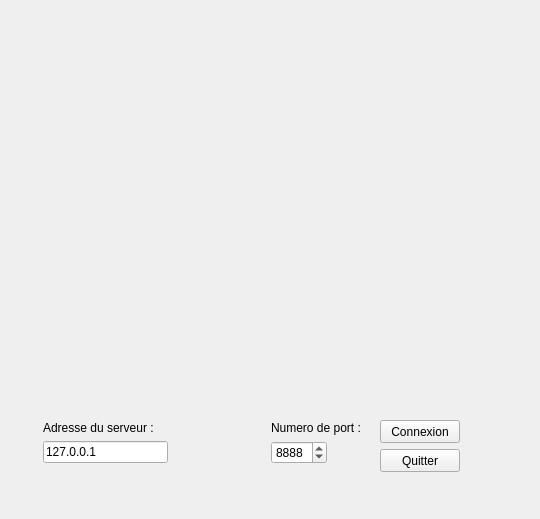
<?xml version="1.0" encoding="UTF-8"?>
<ui version="4.0">
 <class>ClientCrawler</class>
 <widget class="QWidget" name="ClientCrawler">
  <property name="geometry">
   <rect>
    <x>0</x>
    <y>0</y>
    <width>540</width>
    <height>519</height>
   </rect>
  </property>
  <property name="windowTitle">
   <string>ClientCrawler</string>
  </property>
  <widget class="QSpinBox" name="spinBoxPortServeur">
   <property name="geometry">
    <rect>
     <x>271</x>
     <y>441</y>
     <width>56</width>
     <height>23</height>
    </rect>
   </property>
   <property name="maximum">
    <number>9999</number>
   </property>
   <property name="value">
    <number>8888</number>
   </property>
  </widget>
  <widget class="QPushButton" name="pushButtonQuitter">
   <property name="geometry">
    <rect>
     <x>380</x>
     <y>449</y>
     <width>80</width>
     <height>23</height>
    </rect>
   </property>
   <property name="text">
    <string>Quitter</string>
   </property>
  </widget>
  <widget class="QLabel" name="labelAdresseServeur">
   <property name="geometry">
    <rect>
     <x>43</x>
     <y>420</y>
     <width>122</width>
     <height>16</height>
    </rect>
   </property>
   <property name="text">
    <string>Adresse du serveur : </string>
   </property>
  </widget>
  <widget class="QLabel" name="labelNumeroPort">
   <property name="geometry">
    <rect>
     <x>271</x>
     <y>420</y>
     <width>101</width>
     <height>16</height>
    </rect>
   </property>
   <property name="text">
    <string>Numero de port :</string>
   </property>
  </widget>
  <widget class="QLineEdit" name="lineEditAdresseServeur">
   <property name="geometry">
    <rect>
     <x>43</x>
     <y>441</y>
     <width>125</width>
     <height>22</height>
    </rect>
   </property>
   <property name="text">
    <string>127.0.0.1</string>
   </property>
  </widget>
  <widget class="QPushButton" name="pushButtonConnexion">
   <property name="geometry">
    <rect>
     <x>380</x>
     <y>420</y>
     <width>80</width>
     <height>23</height>
    </rect>
   </property>
   <property name="text">
    <string>Connexion</string>
   </property>
  </widget>
 </widget>
 <resources/>
 <connections/>
</ui>
